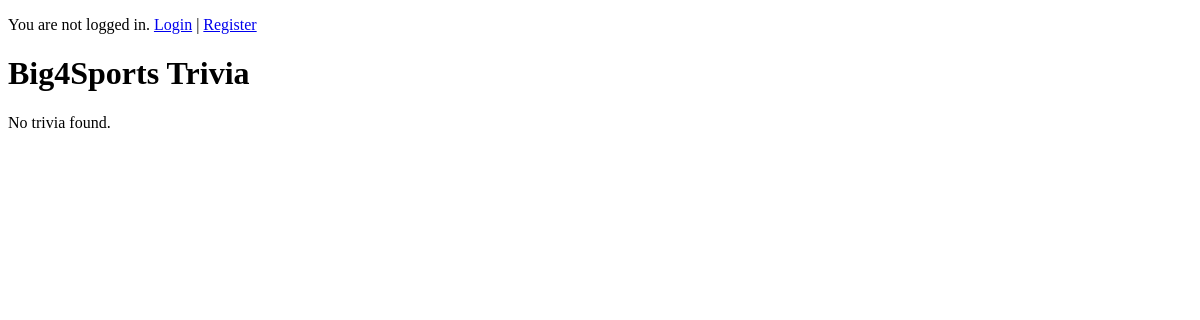
Before: / with the older database file.
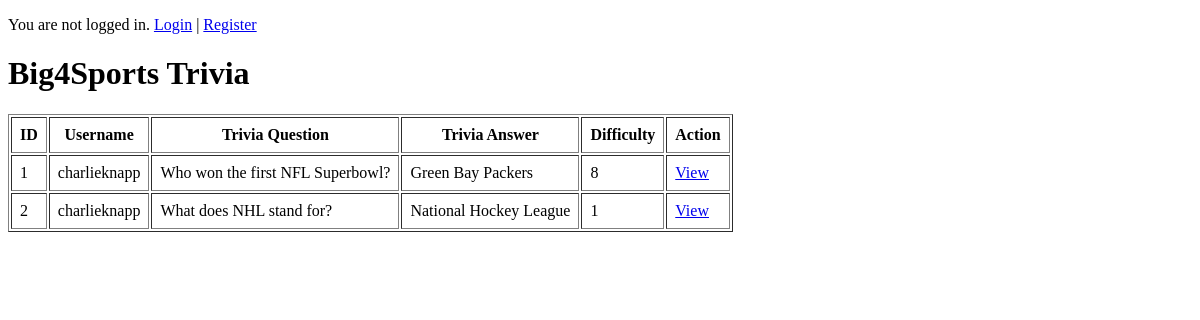
After: the same page with the newer database file.
### tables this page shows
CREATE TABLE `trivia` (
  `id` int(11) NOT NULL,
  `username` varchar(255) NOT NULL,
  `trivia_question` varchar(255) NOT NULL,
  `trivia_answer` varchar(255) NOT NULL,
  `difficulty` int(1) NOT NULL CHECK (`difficulty` between 1 and 10)
);

### index.php (the view, shortened to what this page needs)
<?php
require 'db_connect.php';
?>
<!DOCTYPE html>
<html>
<head>
</head>
<body>
<?php
if (isset($_SESSION['username'])) {
    echo "<p>You are logged in as: " . htmlspecialchars($_SESSION['username']) . "</p>";
    echo "<p><a href='logout.php'>Logout</a></p>";
} else {
    echo "<p>You are not logged in. <a href='login.php'>Login</a> | <a href='register.php'>Register</a></p>";
}
?>
<h1>Big4Sports Trivia</h1>
<?php
$sql = "SELECT id, username, trivia_question, trivia_answer, difficulty FROM trivia";
$result = $conn->query($sql);
if ($result && $result->num_rows > 0) {
    echo "<table border='1' cellpadding='8'>";
    echo "<tr>
            <th>ID</th>
            <th>Username</th>
            <th>Trivia Question</th>
            <th>Trivia Answer</th>
            <th>Difficulty</th>
            <th>Action</th>
          </tr>";
    while ($row = $result->fetch_assoc()) {
        echo "<tr>";
        echo "<td>" . htmlspecialchars($row['id']) . "</td>";
        echo "<td>" . htmlspecialchars($row['username']) . "</td>";
        echo "<td>" . htmlspecialchars($row['trivia_question']) . "</td>";
        echo "<td>" . htmlspecialchars($row['trivia_answer']) . "</td>";
        echo "<td>" . htmlspecialchars($row['difficulty']) . "</td>";
        echo "<td>";
        echo "<a href='read_trivia.php?id=" . $row['id'] . "'>View</a>";
        echo "</td>";
        echo "</tr>";
    }
    echo "</table>";
} else {
    echo "<p>No trivia found.</p>";
}
?>
</body>
</html>

Changed rows visible on the page:
added trivia: id "1", username "charlieknapp", trivia_question "Who won the first NFL Superbowl?", trivia_answer "Green Bay Packers", difficulty "8"
added trivia: id "2", username "charlieknapp", trivia_question "What does NHL stand for?", trivia_answer "National Hockey League", difficulty "1"
Other visible differences:
text no longer shown: "No trivia found."
text now shown: "ID Username Trivia Question Trivia Answer Difficulty Action"
